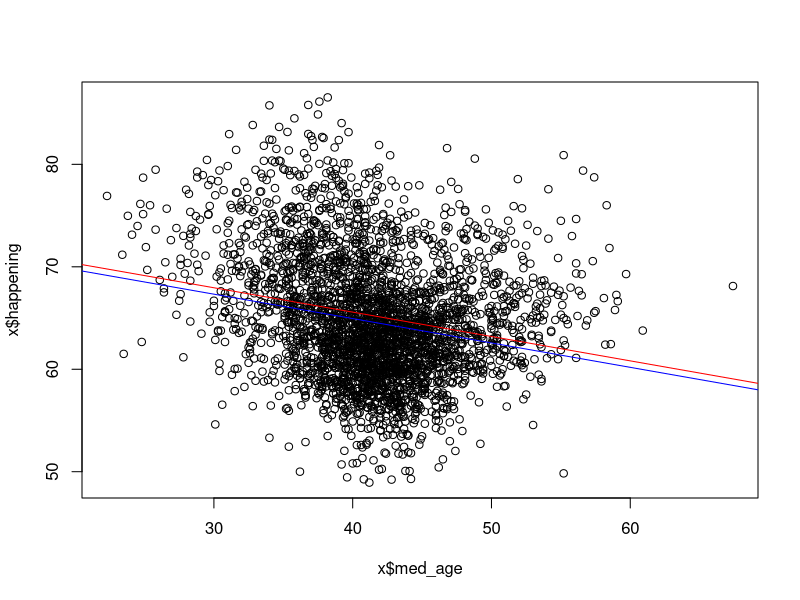
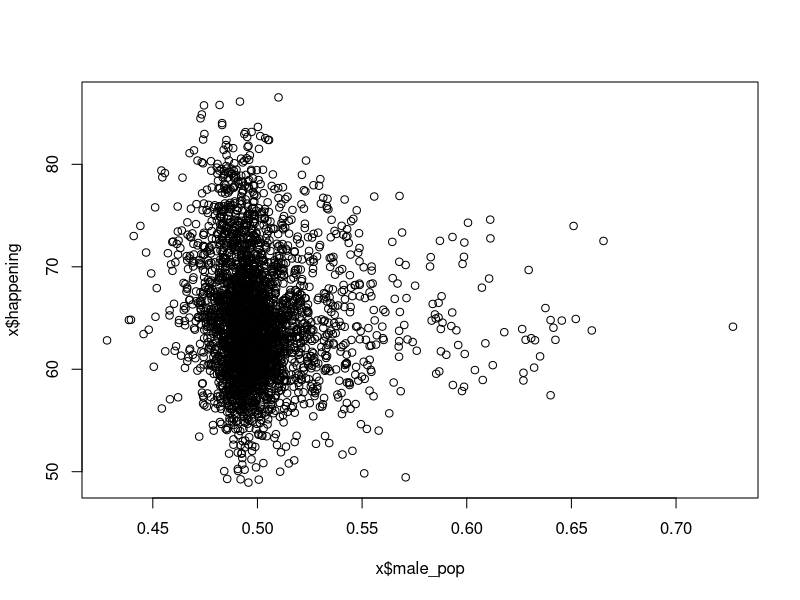
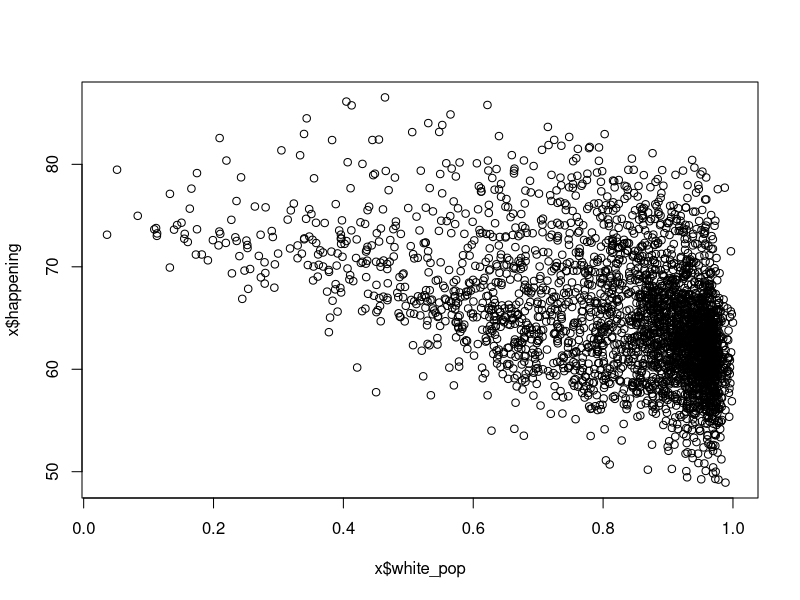
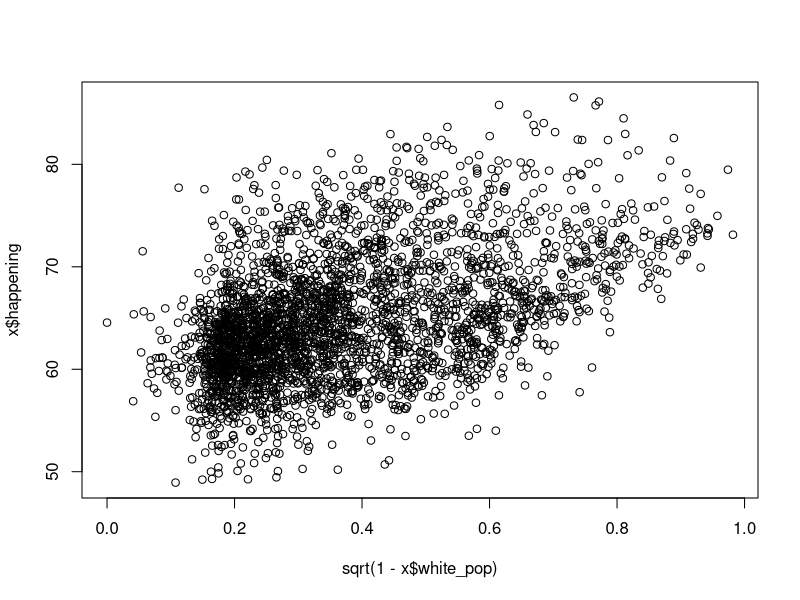
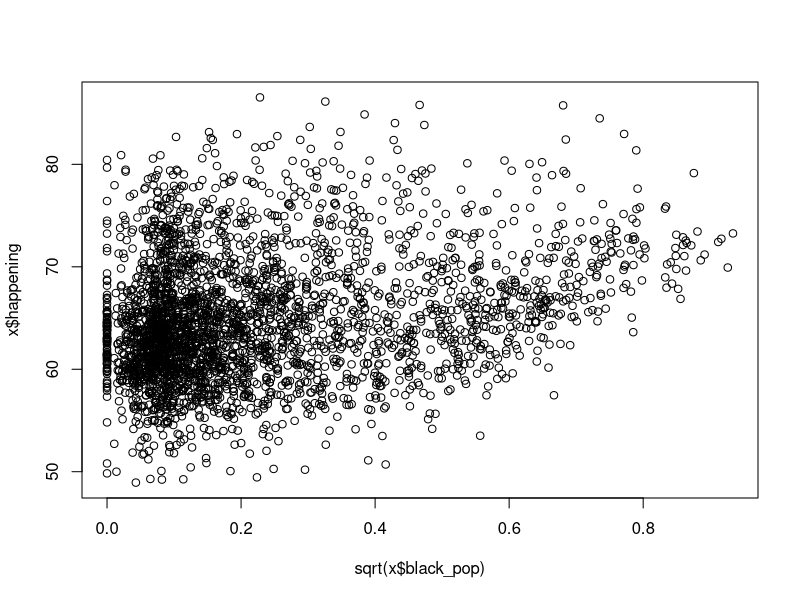
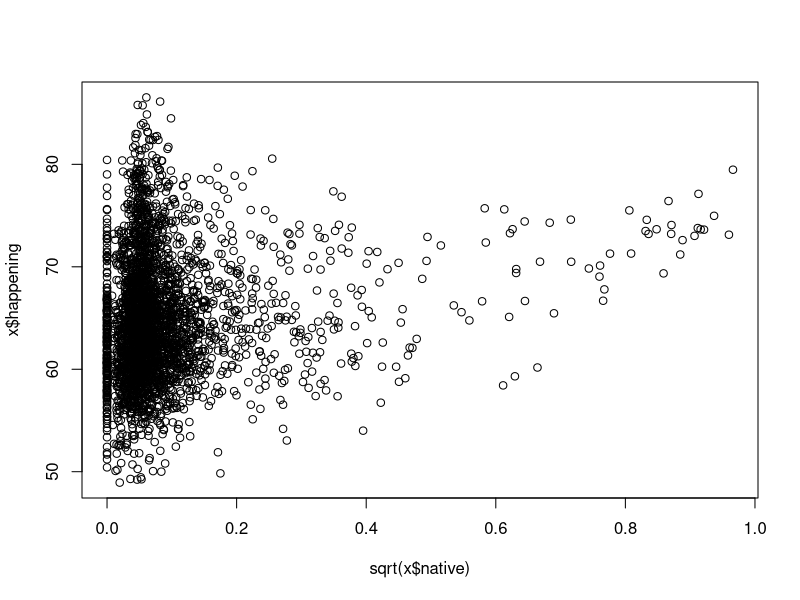
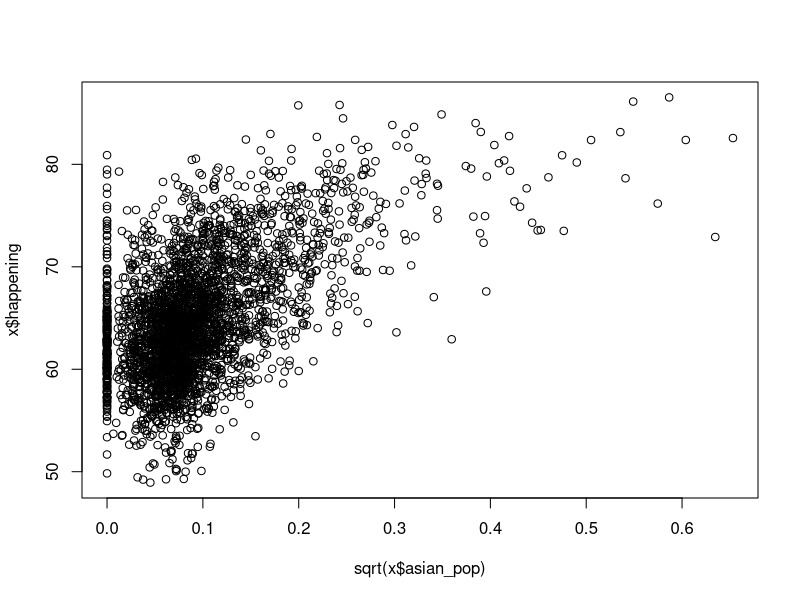
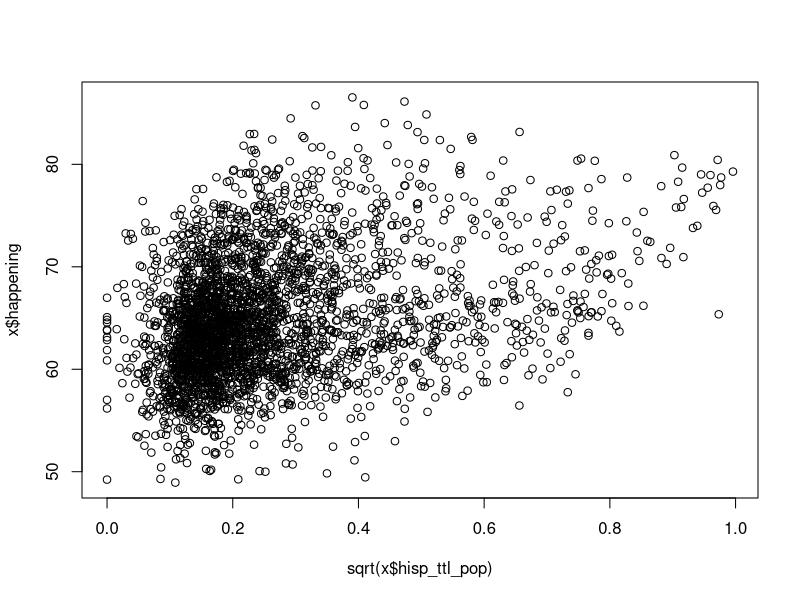

Write the R code that produced these figures, in order.
# The purpose of this script is to merge the processed data sets together and
# identify the covariates among those I collected that seem predictive of
# climate change belief.

rm(list = ls())

# ---- Read in processed data and merge them together, one row per county ----
x <- read.csv("./processed_data/ycom_cleaned.csv", header = T)
x <- merge(read.csv("./processed_data/election2020_cleaned.csv", header = T),
           x[, !names(x) %in% c("county", "state")], by = c("c_fips", "s_fips"),
           all.y = T)
x <- merge(read.csv("./processed_data/fema_weather_cleaned.csv", header = T),
           x[, !names(x) %in% c("county", "state")], by = c("c_fips", "s_fips"),
           all.y = T)
x <- merge(read.csv("./processed_data/census_data_cleaned.csv", header = T),
           x[, !names(x) %in% c("county", "state")], by = c("c_fips", "s_fips"),
           all.y = T)

# ----------------- CENSUS DATA VARIABLE SELECTION, CLEANING -----------------

# Turn count variables into proportions (except for the total population count
# of each county)
x$male_pop <- x$male_pop / x$ttl_pop
x <- x[, !names(x) == "female_pop"]  # Can be deduced from male_pop

# Dropping gender specific median ages - I think median age alone will be
# enough. Interesting that gender has a tiny influence but not seeing anything
# that convincing when I look at proportion of male population alone.
plot(x$med_age, x$happening)
abline(lm(happening ~ male_med_age, data = x), col = "blue")
abline(lm(happening ~ female_med_age, data = x), col = "red")

plot(x$male_pop, x$happening)

x <- x[, !names(x) %in% c("male_med_age", "female_med_age", "male_pop")]

# Calculate county proportions by race rather than raw counts
x$white_pop <- x$white_pop / x$ttl_pop
x$black_pop <- x$black_pop / x$ttl_pop
x$native_pop <- x$native_pop / x$ttl_pop
x$asian_pop <- x$asian_pop / x$ttl_pop
x$hisp_ttl_pop <- x$hisp_ttl_pop / x$ttl_pop
x$pacific_pop <- x$pacific_pop / x$ttl_pop
x$other_race_pop <- x$other_race_pop / x$ttl_pop
x$mult_race_pop <- x$mult_race_pop / x$ttl_pop

# I don't want to include too many of these...the most predictive ones look
# like sqrt of non-white population, Asian population and Hispanic population
# (Using sqrt instead of log because I won't want log(0) happening for
# any modeling later)
plot(x$white_pop, x$happening)
plot(sqrt(1 - x$white_pop), x$happening) # sqrt of proportion of not-White pop
plot(sqrt(x$black_pop), x$happening)
plot(sqrt(x$native), x$happening)
plot(sqrt(x$asian_pop), x$happening)
plot(sqrt(x$hisp_ttl_pop), x$happening)
plot(sqrt(x$pacific_pop), x$happening)
plot(sqrt(x$other_race_pop), x$happening)
plot(sqrt(x$mult_race_pop), x$happening)

x$non_white_pop <- 1 - x$white_pop

drop_cols <- c("black_pop", "native_pop",
               "pacific_pop", "other_race_pop", "mult_race_pop",
               "white_nonhisp_pop", "black_hisp_pop",
               "white_hisp_pop", "white_pop")

x <- x[, !names(x) %in% drop_cols]

# I expect this to be predictive and also tied to living nearer to the coasts
plot(log(x$med_income), x$happening)



# ----------------- WEATHER DATA VARIABLE SELECTION, CLEANING -----------------

# Decided to only use 2019 weather data: I think we have enough counties
# with weather events in 2019 to proceed and I feel more confident that people
# would remember a weather event from a year ago than also remembering one two
# years ago at the time of filling out the climate change opinions survey.
x <- x[, !grepl("_2018", names(x))]

# Replace weather flag NA values resulting from merge with FALSE, can also
# remove 2019 from the name columns and add aggregated weather flag for if the
# county experienced any weather events
weath_cols <- grep("_2019", names(x))
x[, weath_cols] <- as.data.frame(sapply(x[, weath_cols], function(a){
  ifelse(is.na(a), FALSE, a) }))
names(x)[weath_cols] <- gsub("_2019", "", names(x)[weath_cols])
x$any_weather <- sapply(1:nrow(x), function(a){
  any(x[a, weath_cols])
})

# Don't want total population counts for matching, just proportions
x <- x[, !names(x) %in% c("ttl_pop", "ttl_votes")]


# ---------------- ELECTION DATA VARIABLE SELECTION, CLEANING ----------------

# Dropping proportion of votes to "other" party - I don't really expect to see
# much effect from proportions other than major 2-parties (though maybe Green?
# but their share is so tiny in all counties). Even if "other" appeared to
# have an effect, it wouldn't be interpretable. 
x <- x[, names(x) != "prop_other"]
plot(x$prop_dem, x$happening) # This makes sense based on what we know about
# the world...
plot(x$prop_rep, x$happening)

# Looks to maybe be a positive relationship as I'd expect, but the proportions
# are tiny. Nowhere near as predictive as democrat v. republican.
plot(log(x$prop_green), x$happening)
plot(log(x$prop_lib), x$happening) # Not convincing

x <- x[, !names(x) %in% c("prop_green", "prop_lib")]

# Create red state/blue state indicator - just out of curiosity want to see
# how much political leaning alone can predict climate change belief
x$poli_lean <- ifelse(x$prop_dem > x$prop_rep, "blue", "red")
hist(x$prop_dem)

# Fairly normal, don't think this will require any transforms
hist(x$happening, breaks = 50)
table(x$poli_lean) 

# Start with super basic ANOVA test
tapply(x$happening, x$poli_lean, mean)  # Checks out! 
basic_lm <- lm(happening ~ poli_lean, data = x)
summary(basic_lm)

# -------------------------------- SAVE FILE --------------------------------

# Before saving, checking for NA values...
# Recall that I was unable to get election data for Alaska at the proper
# county level to match with the Census, plus one Hawaii county. Drop these.
sapply(x, function(a){sum(is.na(a))})
x <- x[!is.na(x$prop_dem), ]

write.csv(x, "./processed_data/merged_data.csv", row.names = F)

